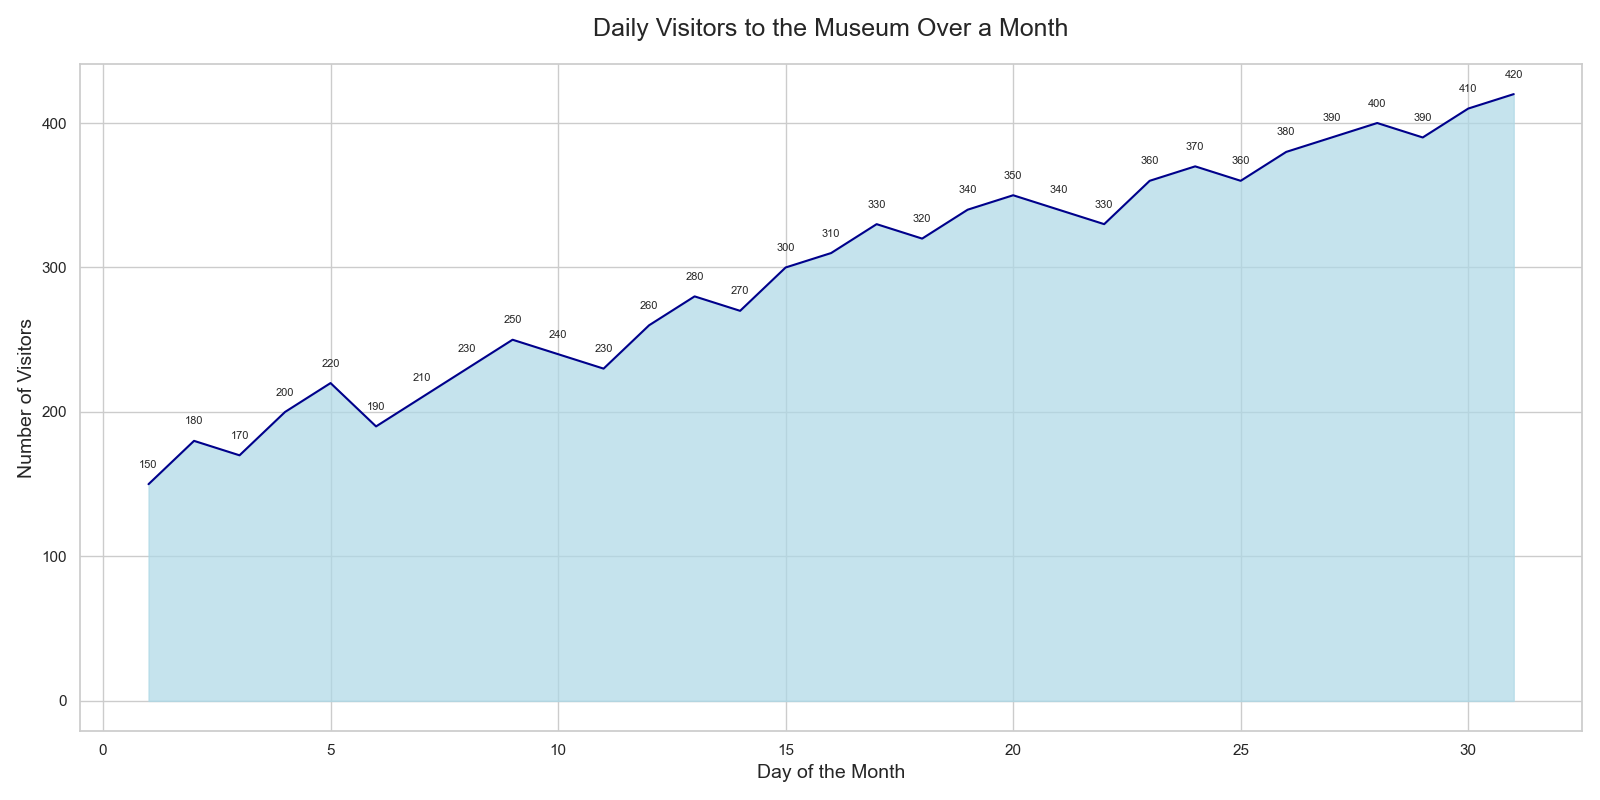

This chart was generated by the following Python code:

import matplotlib.pyplot as plt
import pandas as pd

data = {
    'Day': [1, 2, 3, 4, 5, 6, 7, 8, 9, 10, 11, 12, 13, 14, 15, 16, 17, 18, 19, 20, 21, 22, 23, 24, 25, 26, 27, 28, 29, 30, 31],
    'Visitors': [150, 180, 170, 200, 220, 190, 210, 230, 250, 240, 230, 260, 280, 270, 300, 310, 330, 320, 340, 350, 340, 330, 360, 370, 360, 380, 390, 400, 390, 410, 420]
}

df = pd.DataFrame(data)

plt.figure(figsize=(16, 8))
plt.fill_between(df['Day'], df['Visitors'], color='#ADD8E6', alpha=0.7)
plt.plot(df['Day'], df['Visitors'], color='#00008B')

for i in range(len(df)):
    plt.text(df['Day'][i], df['Visitors'][i] + 10, str(df['Visitors'][i]), ha='center', va='bottom', fontsize=8)

plt.title('Daily Visitors to the Museum Over a Month', fontsize=18, pad=20)
plt.xlabel('Day of the Month', fontsize=14)
plt.ylabel('Number of Visitors', fontsize=14)

plt.tight_layout()
plt.show()
